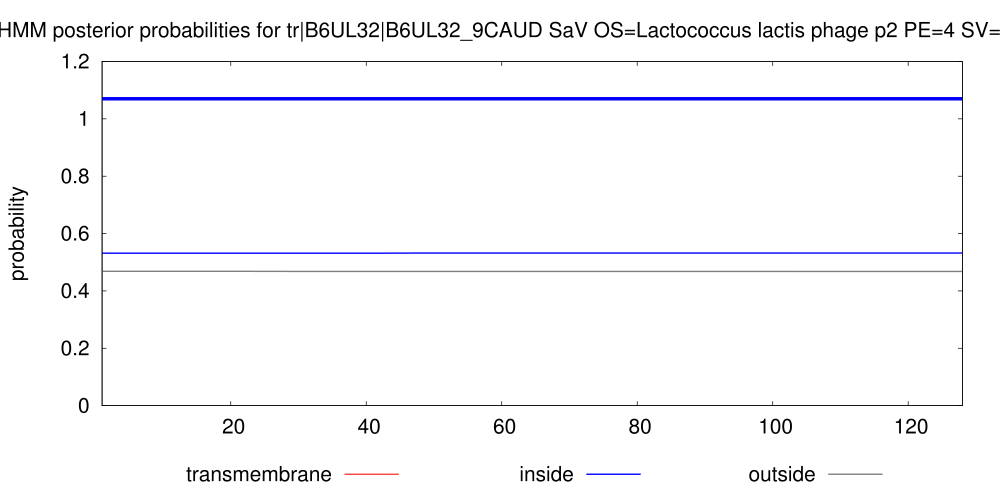

The gnuplot source for this figure:
set arrow from 1,1.07 to 128,1.07 nohead lt 3 lw 10
set key below
set title "TMHMM posterior probabilities for tr|B6UL32|B6UL32_9CAUD SaV OS=Lactococcus lactis phage p2 PE=4 SV=1 ORF=26"
set yrange [0:1.2]
set size 2., 1.4
#set xlabel "position"
set ylabel "probability"
set xrange [1:128]
# Make the ps plot
set term postscript eps color solid "Helvetica" 30
set output "./TMHMM_9908/tr_B6UL32_B6UL32_9CAUD.eps"
plot "./TMHMM_9908/tr_B6UL32_B6UL32_9CAUD.plp" using 1:4 title "transmembrane" with impulses lt 1 lw 3, \
"" using 1:3 title "inside" with line lt 3 lw 4, \
"" using 1:5 title "outside" with line lt 9 lw 4
exit
